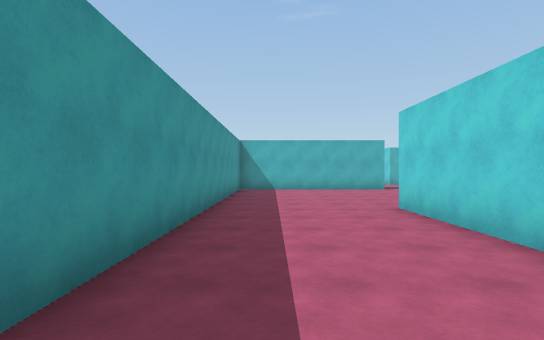
[1] (above)

24 first-person views from a walk through a 3-D level made in the Unity game engine. The camera is 1.5 m above the floor, looks level and sees 80° across. The floor is counted in squares, 2 m on a side. Each view is taken from the middle of a square. On the plan, view 1 faces up. The plan holds only what a view shows up to about 11 squares ahead; the rest is blank. The place goes on beyond the plan. The player character is not drawn.

[2]
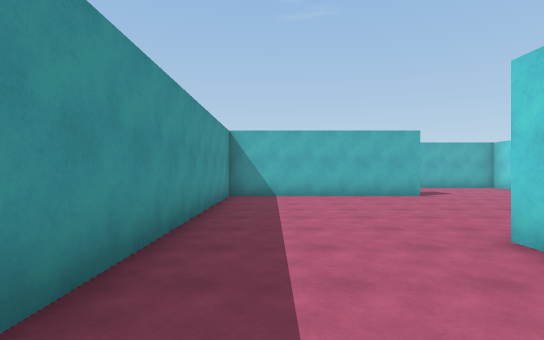

[3]
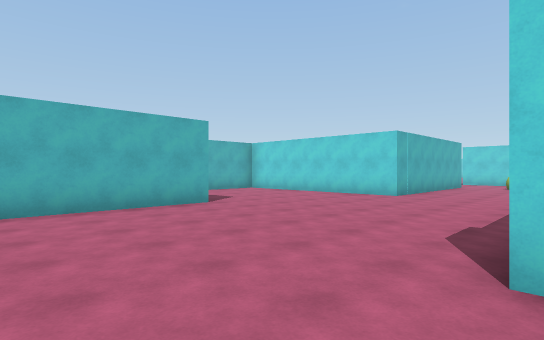

[4]
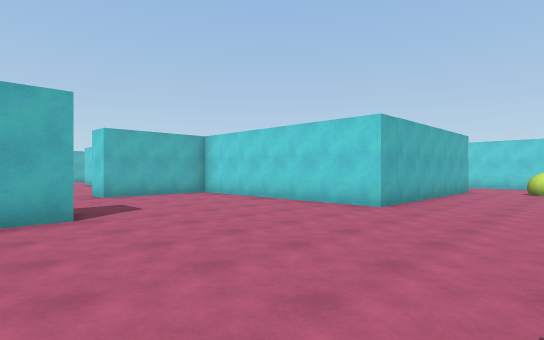

[5]
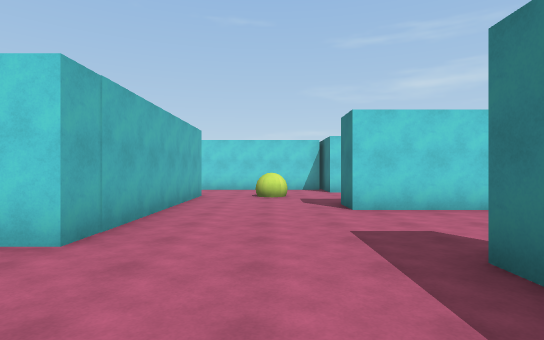

[6]
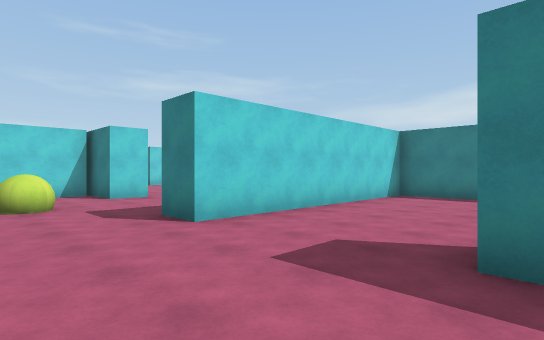

[7]
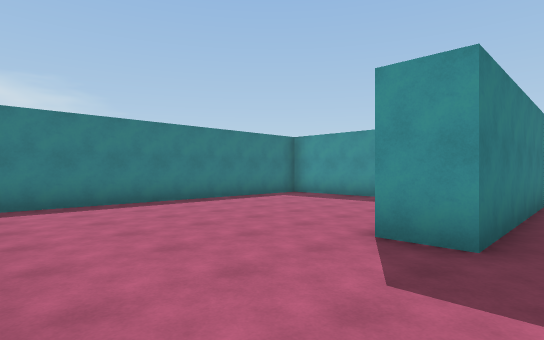

[8]
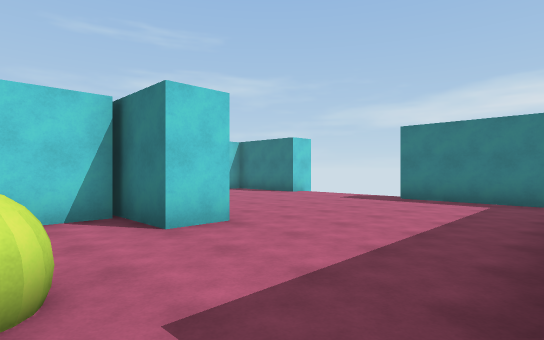

[9]
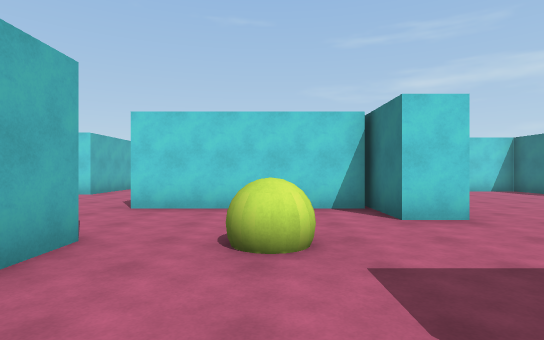

[10]
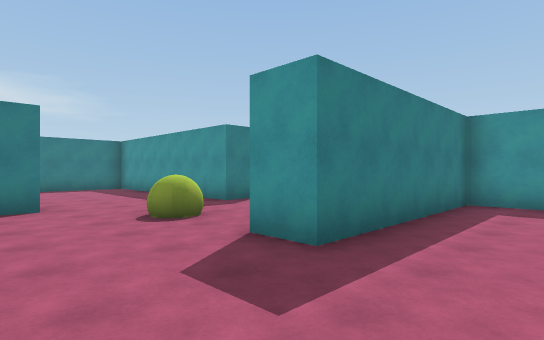

[11]
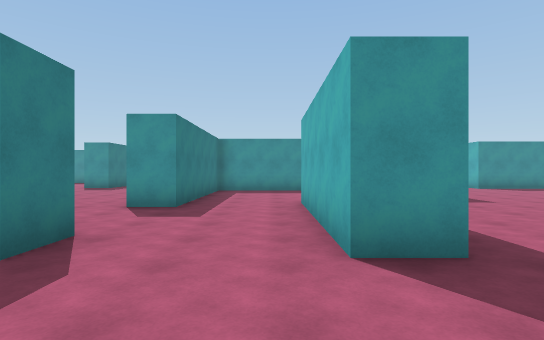

[12]
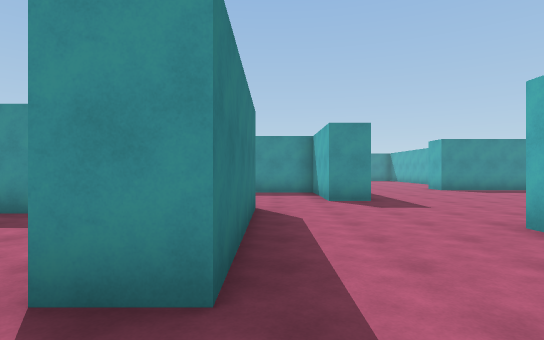

[13]
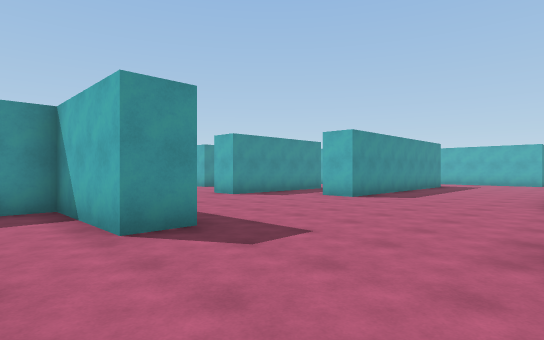

[14]
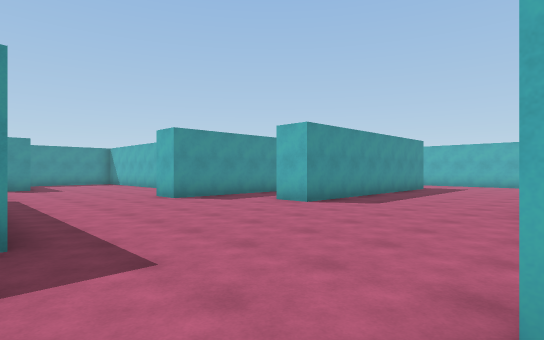

[15]
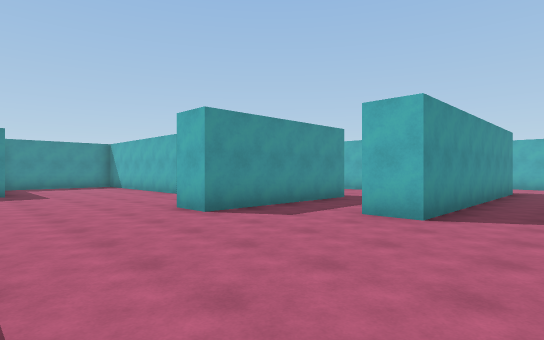

[16]
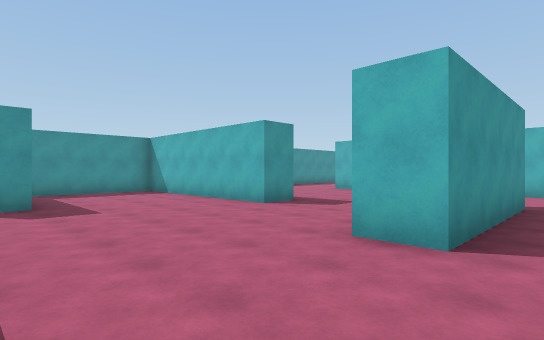

[17]
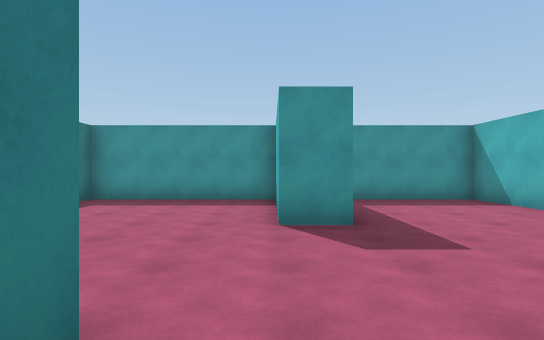

[18]
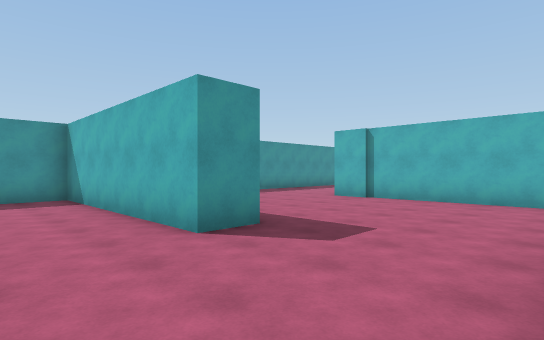

[19]
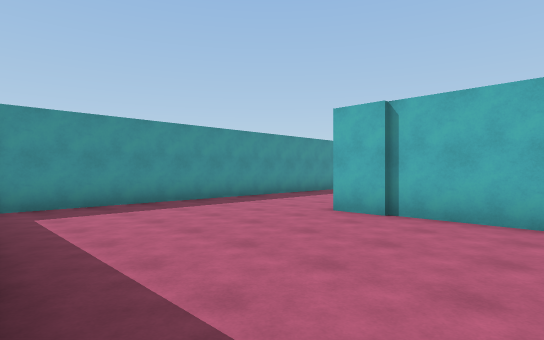

[20]
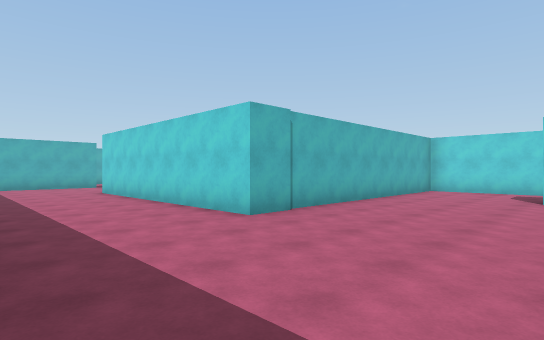

[21]
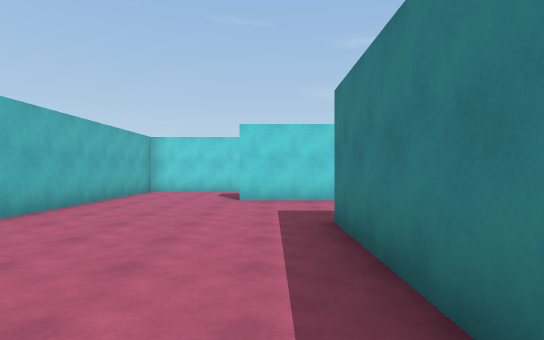

[22]
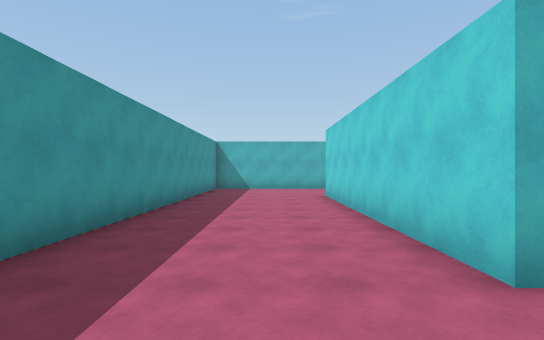

[23]
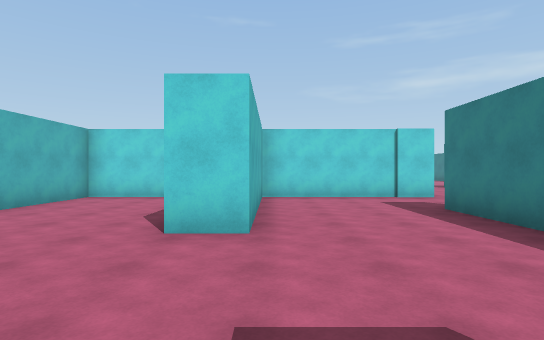

[24]
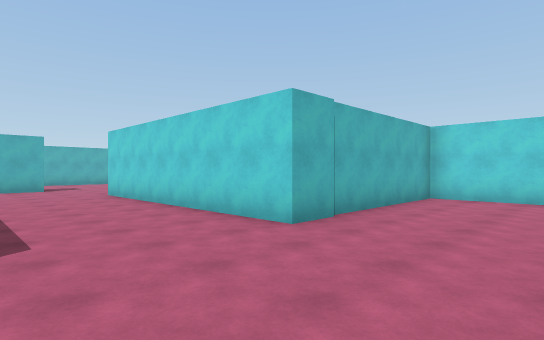

### Floor plan
Points are (right, up) in squares from view 1. A wall is a line through its corners. A room is listed if a view was taken in it or the views show most of it. See-through windows are left out.
Room 1 (views 1, 2, 3, 4, 5, 6, 7, 8, 9, 10, 11, 12, 13, 14, 15, 16, 17, 18, 19, 20, 21, 22, 23, 24)
walls: (13.2, 17.5) (13.2, 16.4); (8, 23.4) (8, 25.9); (14.8, 14.7) (19.2, 14.7) (19.2, 13.7) (14.8, 13.7); (9, 25.9) (9, 21.3) (8, 21.3); (11.2, 26) (11.2, 28.4); (2.6, 19.1) (2.6, 18); (2, 18.1) (-0.5, 18.1); (4.4, 12.4) (-1.2, 12.4) (-1.2, 1.4); (15.4, 11.1) (15.4, 10) (9.2, 10) (9.2, 16.4) (6, 16.4) (6, 17.4) (6.4, 17.4); (11, 29.2) (2.5, 29.2) (2.5, 36.4); (1, 24.1) (4.7, 24.1) (4.7, 23.1) (-1.2, 23.1) (-1.2, 19.6); (-1.2, 18.1) (-1.2, 13.4) (-0.6, 13.4); (12.2, 30.2) (12.2, 23.1) (11.1, 23.1); (22, 20.8) (22, 23.1) (16.4, 23.1) (16.4, 30.5); (22.5, 13.7) (22, 13.7) (22, 18.3) (16.8, 18.3) (16.8, 19.4); (3.5, 6.3) (8.6, 6.3) (8.6, 5.2); (15.2, 33.4) (14.1, 33.4); (18.3, 6.1) (18.3, 10.7) (19.4, 10.7); (16.8, 5) (16.8, 6.1) (18.9, 6.1); (3.5, 2.6) (3.5, -0.1); (2.5, 2.9) (2.5, 6.5); (13.6, -0.4) (16.6, -0.4); (3.8, -0.4) (12.1, -0.4) (12.1, 6.5) (13.2, 6.5) (13.2, 2.2); (-1.2, 38) (-1.2, 24.6)
ways out: opening at (13, 15.3) to room 2; opening at (15, 12.5) to room 2
objects: ball (15, 8)
Room 2 (no view inside)
walls: (13.2, 16.4) (10.2, 16.4) (10.2, 14.4); (10.2, 12.4) (10.2, 11.1) (15.4, 11.1)
ways out: opening at (13, 15.3) to room 1; opening at (15, 12.5) to room 1

Where each view was taken, in squares from view 1:
view 1: 0 up, 0 right, facing up
view 2: 3 up, 0 right, facing up
view 3: 6 up, 0 right, facing up-right
view 4: 7 up, 3 right, facing up-right
view 5: 8 up, 6 right, facing right
view 6: 9 up, 8 right, facing down-right
view 7: 7 up, 12 right, facing down-left
view 8: 8 up, 13 right, facing down-right
view 9: 8 up, 12 right, facing right
view 10: 13 up, 18 right, facing down-left
view 11: 13 up, 22 right, facing left
view 12: 15 up, 21 right, facing left
view 13: 15 up, 17 right, facing up-left
view 14: 17 up, 17 right, facing up-left
view 15: 18 up, 14 right, facing up-left
view 16: 18 up, 10 right, facing up-left
view 17: 18 up, 7 right, facing left
view 18: 21 up, 8 right, facing up-left
view 19: 24 up, 6 right, facing up-left
view 20: 25 up, 1 left, facing up-right
view 21: 25 up, 0 right, facing right
view 22: 27 up, 1 right, facing up
view 23: 18 up, 13 right, facing right
view 24: 20 up, 13 right, facing up-right
